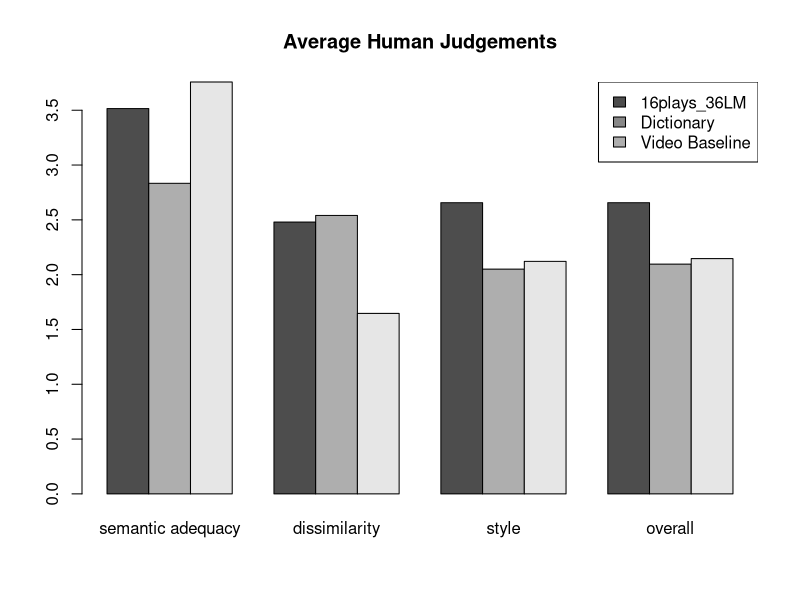

Write R code to recreate this figure.
data = read.csv('../../eval/annotated.csv', sep="\t", header=TRUE)
data2 = read.csv('../../eval/annotated_wei.csv', sep="\t", header=TRUE)
data  = data[1:99,]
data2 = data2[1:99,]
data = rbind(data, data2)

x16plays_36LM_semantic_equiv = data$semantic.equiv
x16plays_36LM_dissimilarity = data$dissimilarity
x16plays_36LM_style = data$style
x16plays_36LM_overall = data$overall

Dictionary_semantic_equiv = data$semantic.equiv.1
Dictionary_dissimilarity = data$dissimilarity.1
Dictionary_style = data$style.1
Dictionary_overall = data$overall.1

video_baseline_semantic_equiv = data$semantic.equiv.2
video_baseline_dissimilarity = data$dissimilarity.2
video_baseline_style = data$style.2
video_baseline_overall = data$overall.2

pdf('human_judgements.pdf', width=7, height=7)

barplot(
	rbind(
		c(mean(x16plays_36LM_semantic_equiv), mean(x16plays_36LM_dissimilarity), mean(x16plays_36LM_style), mean(x16plays_36LM_overall)), 
		c(mean(Dictionary_semantic_equiv), mean(Dictionary_dissimilarity), mean(Dictionary_style), mean(Dictionary_overall)),
		c(mean(video_baseline_semantic_equiv), mean(video_baseline_dissimilarity), mean(video_baseline_style), mean(video_baseline_overall))),
	names.arg=c('semantic adequacy', 'dissimilarity', 'style', 'overall'), beside=TRUE)
title("Average Human Judgements")

legend("topright", legend=c('16plays_36LM', 'Dictionary', 'Video Baseline'), fill=(gray.colors(n=5)))

dev.off()